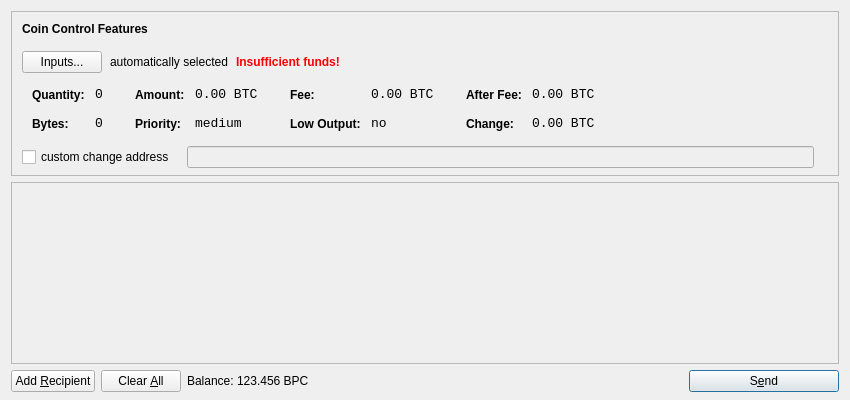
<?xml version="1.0" encoding="UTF-8"?>
<ui version="4.0">
 <class>SendCoinsDialog</class>
 <widget class="QDialog" name="SendCoinsDialog">
  <property name="geometry">
   <rect>
    <x>0</x>
    <y>0</y>
    <width>850</width>
    <height>400</height>
   </rect>
  </property>
  <property name="windowTitle">
   <string>Send Coins</string>
  </property>
  <layout class="QVBoxLayout" name="verticalLayout" stretch="0,1,0">
   <property name="bottomMargin">
    <number>8</number>
   </property>
   <item>
    <widget class="QFrame" name="frameCoinControl">
     <property name="sizePolicy">
      <sizepolicy hsizetype="Expanding" vsizetype="Expanding">
       <horstretch>0</horstretch>
       <verstretch>0</verstretch>
      </sizepolicy>
     </property>
     <property name="maximumSize">
      <size>
       <width>16777215</width>
       <height>16777215</height>
      </size>
     </property>
     <property name="frameShape">
      <enum>QFrame::StyledPanel</enum>
     </property>
     <property name="frameShadow">
      <enum>QFrame::Sunken</enum>
     </property>
     <layout class="QVBoxLayout" name="verticalLayoutCoinControl2">
      <property name="spacing">
       <number>-1</number>
      </property>
      <property name="leftMargin">
       <number>0</number>
      </property>
      <property name="topMargin">
       <number>0</number>
      </property>
      <property name="rightMargin">
       <number>0</number>
      </property>
      <property name="bottomMargin">
       <number>6</number>
      </property>
      <item>
       <layout class="QVBoxLayout" name="verticalLayoutCoinControl" stretch="0,0,0,0,1">
        <property name="spacing">
         <number>0</number>
        </property>
        <property name="leftMargin">
         <number>10</number>
        </property>
        <property name="topMargin">
         <number>10</number>
        </property>
        <item>
         <layout class="QHBoxLayout" name="horizontalLayoutCoinControl1">
          <property name="bottomMargin">
           <number>15</number>
          </property>
          <item>
           <widget class="QLabel" name="labelCoinControlFeatures">
            <property name="sizePolicy">
             <sizepolicy hsizetype="Preferred" vsizetype="Maximum">
              <horstretch>0</horstretch>
              <verstretch>0</verstretch>
             </sizepolicy>
            </property>
            <property name="font">
             <font>
              <weight>75</weight>
              <bold>true</bold>
             </font>
            </property>
            <property name="styleSheet">
             <string notr="true">font-weight:bold;</string>
            </property>
            <property name="text">
             <string>Coin Control Features</string>
            </property>
           </widget>
          </item>
         </layout>
        </item>
        <item>
         <layout class="QHBoxLayout" name="horizontalLayoutCoinControl2" stretch="0,0,0,0">
          <property name="spacing">
           <number>8</number>
          </property>
          <property name="bottomMargin">
           <number>10</number>
          </property>
          <item>
           <widget class="QPushButton" name="pushButtonCoinControl">
            <property name="styleSheet">
             <string notr="true"/>
            </property>
            <property name="text">
             <string>Inputs...</string>
            </property>
           </widget>
          </item>
          <item>
           <widget class="QLabel" name="labelCoinControlAutomaticallySelected">
            <property name="text">
             <string>automatically selected</string>
            </property>
            <property name="margin">
             <number>5</number>
            </property>
           </widget>
          </item>
          <item>
           <widget class="QLabel" name="labelCoinControlInsuffFunds">
            <property name="font">
             <font>
              <weight>75</weight>
              <bold>true</bold>
             </font>
            </property>
            <property name="styleSheet">
             <string notr="true">color:red;font-weight:bold;</string>
            </property>
            <property name="text">
             <string>Insufficient funds!</string>
            </property>
            <property name="margin">
             <number>5</number>
            </property>
           </widget>
          </item>
          <item>
           <spacer name="horizontalSpacerCoinControl">
            <property name="orientation">
             <enum>Qt::Horizontal</enum>
            </property>
            <property name="sizeHint" stdset="0">
             <size>
              <width>40</width>
              <height>1</height>
             </size>
            </property>
           </spacer>
          </item>
         </layout>
        </item>
        <item>
         <widget class="QWidget" name="widgetCoinControl" native="true">
          <property name="sizePolicy">
           <sizepolicy hsizetype="Preferred" vsizetype="Preferred">
            <horstretch>0</horstretch>
            <verstretch>0</verstretch>
           </sizepolicy>
          </property>
          <property name="minimumSize">
           <size>
            <width>0</width>
            <height>0</height>
           </size>
          </property>
          <property name="styleSheet">
           <string notr="true"/>
          </property>
          <layout class="QHBoxLayout" name="horizontalLayoutCoinControl5">
           <property name="margin">
            <number>0</number>
           </property>
           <item>
            <layout class="QHBoxLayout" name="horizontalLayoutCoinControl3" stretch="0,0,0,1">
             <property name="spacing">
              <number>20</number>
             </property>
             <property name="topMargin">
              <number>0</number>
             </property>
             <property name="bottomMargin">
              <number>10</number>
             </property>
             <item>
              <layout class="QFormLayout" name="formLayoutCoinControl1">
               <property name="horizontalSpacing">
                <number>10</number>
               </property>
               <property name="verticalSpacing">
                <number>14</number>
               </property>
               <property name="leftMargin">
                <number>10</number>
               </property>
               <property name="topMargin">
                <number>4</number>
               </property>
               <property name="rightMargin">
                <number>6</number>
               </property>
               <item row="0" column="0">
                <widget class="QLabel" name="labelCoinControlQuantityText">
                 <property name="styleSheet">
                  <string notr="true">font-weight:bold;</string>
                 </property>
                 <property name="text">
                  <string>Quantity:</string>
                 </property>
                 <property name="margin">
                  <number>0</number>
                 </property>
                </widget>
               </item>
               <item row="0" column="1">
                <widget class="QLabel" name="labelCoinControlQuantity">
                 <property name="font">
                  <font>
                   <family>Monospace</family>
                   <pointsize>10</pointsize>
                  </font>
                 </property>
                 <property name="cursor">
                  <cursorShape>IBeamCursor</cursorShape>
                 </property>
                 <property name="contextMenuPolicy">
                  <enum>Qt::ActionsContextMenu</enum>
                 </property>
                 <property name="text">
                  <string notr="true">0</string>
                 </property>
                 <property name="margin">
                  <number>0</number>
                 </property>
                 <property name="textInteractionFlags">
                  <set>Qt::LinksAccessibleByMouse|Qt::TextSelectableByKeyboard|Qt::TextSelectableByMouse</set>
                 </property>
                </widget>
               </item>
               <item row="1" column="0">
                <widget class="QLabel" name="labelCoinControlBytesText">
                 <property name="styleSheet">
                  <string notr="true">font-weight:bold;</string>
                 </property>
                 <property name="text">
                  <string>Bytes:</string>
                 </property>
                </widget>
               </item>
               <item row="1" column="1">
                <widget class="QLabel" name="labelCoinControlBytes">
                 <property name="font">
                  <font>
                   <family>Monospace</family>
                   <pointsize>10</pointsize>
                  </font>
                 </property>
                 <property name="cursor">
                  <cursorShape>IBeamCursor</cursorShape>
                 </property>
                 <property name="contextMenuPolicy">
                  <enum>Qt::ActionsContextMenu</enum>
                 </property>
                 <property name="text">
                  <string notr="true">0</string>
                 </property>
                 <property name="textInteractionFlags">
                  <set>Qt::LinksAccessibleByMouse|Qt::TextSelectableByKeyboard|Qt::TextSelectableByMouse</set>
                 </property>
                </widget>
               </item>
              </layout>
             </item>
             <item>
              <layout class="QFormLayout" name="formLayoutCoinControl2">
               <property name="horizontalSpacing">
                <number>10</number>
               </property>
               <property name="verticalSpacing">
                <number>14</number>
               </property>
               <property name="leftMargin">
                <number>6</number>
               </property>
               <property name="topMargin">
                <number>4</number>
               </property>
               <property name="rightMargin">
                <number>6</number>
               </property>
               <item row="0" column="0">
                <widget class="QLabel" name="labelCoinControlAmountText">
                 <property name="styleSheet">
                  <string notr="true">font-weight:bold;</string>
                 </property>
                 <property name="text">
                  <string>Amount:</string>
                 </property>
                 <property name="margin">
                  <number>0</number>
                 </property>
                </widget>
               </item>
               <item row="0" column="1">
                <widget class="QLabel" name="labelCoinControlAmount">
                 <property name="font">
                  <font>
                   <family>Monospace</family>
                   <pointsize>10</pointsize>
                  </font>
                 </property>
                 <property name="cursor">
                  <cursorShape>IBeamCursor</cursorShape>
                 </property>
                 <property name="contextMenuPolicy">
                  <enum>Qt::ActionsContextMenu</enum>
                 </property>
                 <property name="text">
                  <string notr="true">0.00 BTC</string>
                 </property>
                 <property name="textInteractionFlags">
                  <set>Qt::LinksAccessibleByMouse|Qt::TextSelectableByKeyboard|Qt::TextSelectableByMouse</set>
                 </property>
                </widget>
               </item>
               <item row="1" column="0">
                <widget class="QLabel" name="labelCoinControlPriorityText">
                 <property name="styleSheet">
                  <string notr="true">font-weight:bold;</string>
                 </property>
                 <property name="text">
                  <string>Priority:</string>
                 </property>
                </widget>
               </item>
               <item row="1" column="1">
                <widget class="QLabel" name="labelCoinControlPriority">
                 <property name="font">
                  <font>
                   <family>Monospace</family>
                   <pointsize>10</pointsize>
                  </font>
                 </property>
                 <property name="cursor">
                  <cursorShape>IBeamCursor</cursorShape>
                 </property>
                 <property name="contextMenuPolicy">
                  <enum>Qt::ActionsContextMenu</enum>
                 </property>
                 <property name="text">
                  <string>medium</string>
                 </property>
                 <property name="textInteractionFlags">
                  <set>Qt::LinksAccessibleByMouse|Qt::TextSelectableByKeyboard|Qt::TextSelectableByMouse</set>
                 </property>
                </widget>
               </item>
              </layout>
             </item>
             <item>
              <layout class="QFormLayout" name="formLayoutCoinControl3">
               <property name="horizontalSpacing">
                <number>10</number>
               </property>
               <property name="verticalSpacing">
                <number>14</number>
               </property>
               <property name="leftMargin">
                <number>6</number>
               </property>
               <property name="topMargin">
                <number>4</number>
               </property>
               <property name="rightMargin">
                <number>6</number>
               </property>
               <item row="0" column="0">
                <widget class="QLabel" name="labelCoinControlFeeText">
                 <property name="styleSheet">
                  <string notr="true">font-weight:bold;</string>
                 </property>
                 <property name="text">
                  <string>Fee:</string>
                 </property>
                 <property name="margin">
                  <number>0</number>
                 </property>
                </widget>
               </item>
               <item row="0" column="1">
                <widget class="QLabel" name="labelCoinControlFee">
                 <property name="font">
                  <font>
                   <family>Monospace</family>
                   <pointsize>10</pointsize>
                  </font>
                 </property>
                 <property name="cursor">
                  <cursorShape>IBeamCursor</cursorShape>
                 </property>
                 <property name="contextMenuPolicy">
                  <enum>Qt::ActionsContextMenu</enum>
                 </property>
                 <property name="text">
                  <string notr="true">0.00 BTC</string>
                 </property>
                 <property name="textInteractionFlags">
                  <set>Qt::LinksAccessibleByMouse|Qt::TextSelectableByKeyboard|Qt::TextSelectableByMouse</set>
                 </property>
                </widget>
               </item>
               <item row="1" column="0">
                <widget class="QLabel" name="labelCoinControlLowOutputText">
                 <property name="styleSheet">
                  <string notr="true">font-weight:bold;</string>
                 </property>
                 <property name="text">
                  <string>Low Output:</string>
                 </property>
                </widget>
               </item>
               <item row="1" column="1">
                <widget class="QLabel" name="labelCoinControlLowOutput">
                 <property name="font">
                  <font>
                   <family>Monospace</family>
                   <pointsize>10</pointsize>
                  </font>
                 </property>
                 <property name="cursor">
                  <cursorShape>IBeamCursor</cursorShape>
                 </property>
                 <property name="contextMenuPolicy">
                  <enum>Qt::ActionsContextMenu</enum>
                 </property>
                 <property name="text">
                  <string>no</string>
                 </property>
                 <property name="textInteractionFlags">
                  <set>Qt::LinksAccessibleByMouse|Qt::TextSelectableByKeyboard|Qt::TextSelectableByMouse</set>
                 </property>
                </widget>
               </item>
              </layout>
             </item>
             <item>
              <layout class="QFormLayout" name="formLayoutCoinControl4">
               <property name="horizontalSpacing">
                <number>10</number>
               </property>
               <property name="verticalSpacing">
                <number>14</number>
               </property>
               <property name="leftMargin">
                <number>6</number>
               </property>
               <property name="topMargin">
                <number>4</number>
               </property>
               <property name="rightMargin">
                <number>6</number>
               </property>
               <item row="0" column="0">
                <widget class="QLabel" name="labelCoinControlAfterFeeText">
                 <property name="styleSheet">
                  <string notr="true">font-weight:bold;</string>
                 </property>
                 <property name="text">
                  <string>After Fee:</string>
                 </property>
                 <property name="margin">
                  <number>0</number>
                 </property>
                </widget>
               </item>
               <item row="0" column="1">
                <widget class="QLabel" name="labelCoinControlAfterFee">
                 <property name="font">
                  <font>
                   <family>Monospace</family>
                   <pointsize>10</pointsize>
                  </font>
                 </property>
                 <property name="cursor">
                  <cursorShape>IBeamCursor</cursorShape>
                 </property>
                 <property name="contextMenuPolicy">
                  <enum>Qt::ActionsContextMenu</enum>
                 </property>
                 <property name="text">
                  <string notr="true">0.00 BTC</string>
                 </property>
                 <property name="textInteractionFlags">
                  <set>Qt::LinksAccessibleByMouse|Qt::TextSelectableByKeyboard|Qt::TextSelectableByMouse</set>
                 </property>
                </widget>
               </item>
               <item row="1" column="0">
                <widget class="QLabel" name="labelCoinControlChangeText">
                 <property name="styleSheet">
                  <string notr="true">font-weight:bold;</string>
                 </property>
                 <property name="text">
                  <string>Change:</string>
                 </property>
                </widget>
               </item>
               <item row="1" column="1">
                <widget class="QLabel" name="labelCoinControlChange">
                 <property name="font">
                  <font>
                   <family>Monospace</family>
                   <pointsize>10</pointsize>
                  </font>
                 </property>
                 <property name="cursor">
                  <cursorShape>IBeamCursor</cursorShape>
                 </property>
                 <property name="contextMenuPolicy">
                  <enum>Qt::ActionsContextMenu</enum>
                 </property>
                 <property name="text">
                  <string notr="true">0.00 BTC</string>
                 </property>
                 <property name="textInteractionFlags">
                  <set>Qt::LinksAccessibleByMouse|Qt::TextSelectableByKeyboard|Qt::TextSelectableByMouse</set>
                 </property>
                </widget>
               </item>
              </layout>
             </item>
            </layout>
           </item>
          </layout>
         </widget>
        </item>
        <item>
         <layout class="QHBoxLayout" name="horizontalLayoutCoinControl4" stretch="0,0,0">
          <property name="spacing">
           <number>12</number>
          </property>
          <property name="sizeConstraint">
           <enum>QLayout::SetDefaultConstraint</enum>
          </property>
          <property name="topMargin">
           <number>5</number>
          </property>
          <property name="rightMargin">
           <number>5</number>
          </property>
          <item>
           <widget class="QCheckBox" name="checkBoxCoinControlChange">
            <property name="text">
             <string>custom change address</string>
            </property>
           </widget>
          </item>
          <item>
           <widget class="QLineEdit" name="lineEditCoinControlChange">
            <property name="enabled">
             <bool>false</bool>
            </property>
            <property name="sizePolicy">
             <sizepolicy hsizetype="Expanding" vsizetype="Fixed">
              <horstretch>0</horstretch>
              <verstretch>0</verstretch>
             </sizepolicy>
            </property>
           </widget>
          </item>
          <item>
           <widget class="QLabel" name="labelCoinControlChangeLabel">
            <property name="sizePolicy">
             <sizepolicy hsizetype="Preferred" vsizetype="Expanding">
              <horstretch>0</horstretch>
              <verstretch>0</verstretch>
             </sizepolicy>
            </property>
            <property name="minimumSize">
             <size>
              <width>0</width>
              <height>0</height>
             </size>
            </property>
            <property name="text">
             <string/>
            </property>
            <property name="margin">
             <number>3</number>
            </property>
           </widget>
          </item>
         </layout>
        </item>
        <item>
         <spacer name="verticalSpacerCoinControl">
          <property name="orientation">
           <enum>Qt::Vertical</enum>
          </property>
          <property name="sizeHint" stdset="0">
           <size>
            <width>800</width>
            <height>1</height>
           </size>
          </property>
         </spacer>
        </item>
       </layout>
      </item>
     </layout>
    </widget>
   </item>
   <item>
    <widget class="QScrollArea" name="scrollArea">
     <property name="widgetResizable">
      <bool>true</bool>
     </property>
     <widget class="QWidget" name="scrollAreaWidgetContents">
      <property name="geometry">
       <rect>
        <x>0</x>
        <y>0</y>
        <width>830</width>
        <height>165</height>
       </rect>
      </property>
      <layout class="QVBoxLayout" name="verticalLayout_2">
       <property name="margin">
        <number>0</number>
       </property>
       <item>
        <layout class="QVBoxLayout" name="entries">
         <property name="spacing">
          <number>6</number>
         </property>
        </layout>
       </item>
       <item>
        <spacer name="verticalSpacer">
         <property name="orientation">
          <enum>Qt::Vertical</enum>
         </property>
         <property name="sizeHint" stdset="0">
          <size>
           <width>20</width>
           <height>40</height>
          </size>
         </property>
        </spacer>
       </item>
      </layout>
     </widget>
    </widget>
   </item>
   <item>
    <layout class="QHBoxLayout" name="horizontalLayout">
     <item>
      <widget class="QPushButton" name="addButton">
       <property name="toolTip">
        <string>Send to multiple recipients at once</string>
       </property>
       <property name="text">
        <string>Add &amp;Recipient</string>
       </property>
       <property name="icon">
        <iconset resource="../bitcoin.qrc">
         <normaloff>:/icons/add</normaloff>:/icons/add</iconset>
       </property>
       <property name="autoDefault">
        <bool>false</bool>
       </property>
      </widget>
     </item>
     <item>
      <widget class="QPushButton" name="clearButton">
       <property name="sizePolicy">
        <sizepolicy hsizetype="Minimum" vsizetype="Fixed">
         <horstretch>0</horstretch>
         <verstretch>0</verstretch>
        </sizepolicy>
       </property>
       <property name="toolTip">
        <string>Remove all transaction fields</string>
       </property>
       <property name="text">
        <string>Clear &amp;All</string>
       </property>
       <property name="icon">
        <iconset resource="../bitcoin.qrc">
         <normaloff>:/icons/remove</normaloff>:/icons/remove</iconset>
       </property>
       <property name="autoRepeatDelay">
        <number>300</number>
       </property>
       <property name="autoDefault">
        <bool>false</bool>
       </property>
      </widget>
     </item>
     <item>
      <layout class="QHBoxLayout" name="horizontalLayout_2">
       <property name="spacing">
        <number>3</number>
       </property>
       <item>
        <widget class="QLabel" name="label">
         <property name="text">
          <string>Balance:</string>
         </property>
        </widget>
       </item>
       <item>
        <widget class="QLabel" name="labelBalance">
         <property name="cursor">
          <cursorShape>IBeamCursor</cursorShape>
         </property>
         <property name="text">
          <string>123.456 BPC</string>
         </property>
         <property name="textInteractionFlags">
          <set>Qt::LinksAccessibleByMouse|Qt::TextSelectableByKeyboard|Qt::TextSelectableByMouse</set>
         </property>
        </widget>
       </item>
      </layout>
     </item>
     <item>
      <spacer name="horizontalSpacer">
       <property name="orientation">
        <enum>Qt::Horizontal</enum>
       </property>
       <property name="sizeHint" stdset="0">
        <size>
         <width>40</width>
         <height>20</height>
        </size>
       </property>
      </spacer>
     </item>
     <item>
      <widget class="QPushButton" name="sendButton">
       <property name="minimumSize">
        <size>
         <width>150</width>
         <height>0</height>
        </size>
       </property>
       <property name="toolTip">
        <string>Confirm the send action</string>
       </property>
       <property name="text">
        <string>S&amp;end</string>
       </property>
       <property name="icon">
        <iconset resource="../bitcoin.qrc">
         <normaloff>:/icons/send</normaloff>:/icons/send</iconset>
       </property>
       <property name="default">
        <bool>true</bool>
       </property>
      </widget>
     </item>
    </layout>
   </item>
  </layout>
 </widget>
 <resources>
  <include location="../bitcoin.qrc"/>
 </resources>
 <connections/>
</ui>
